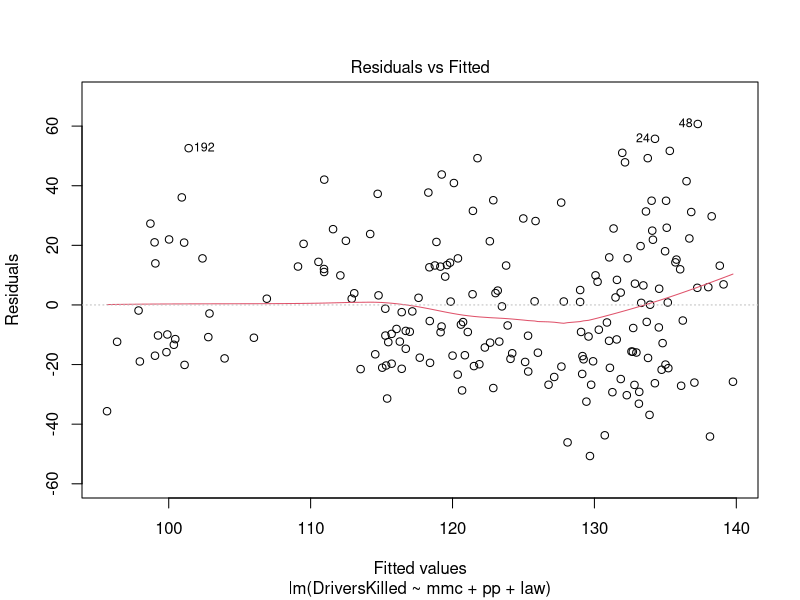
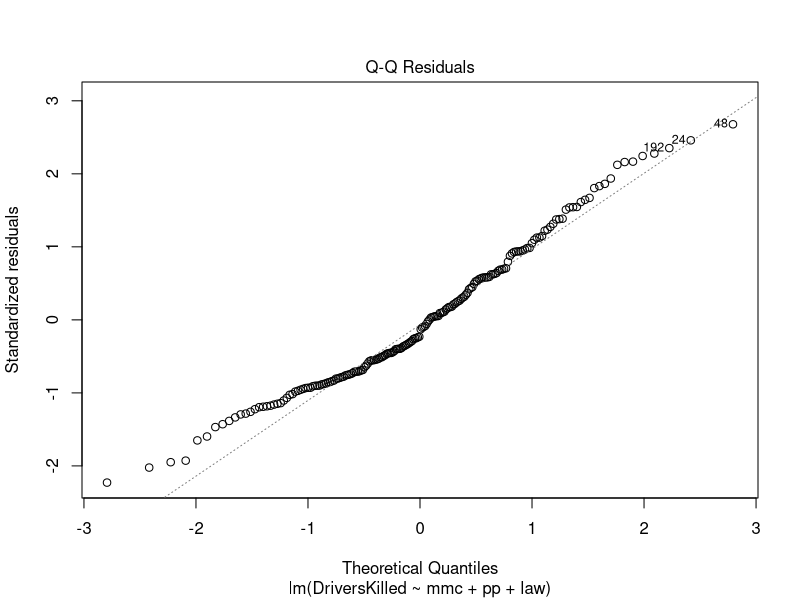
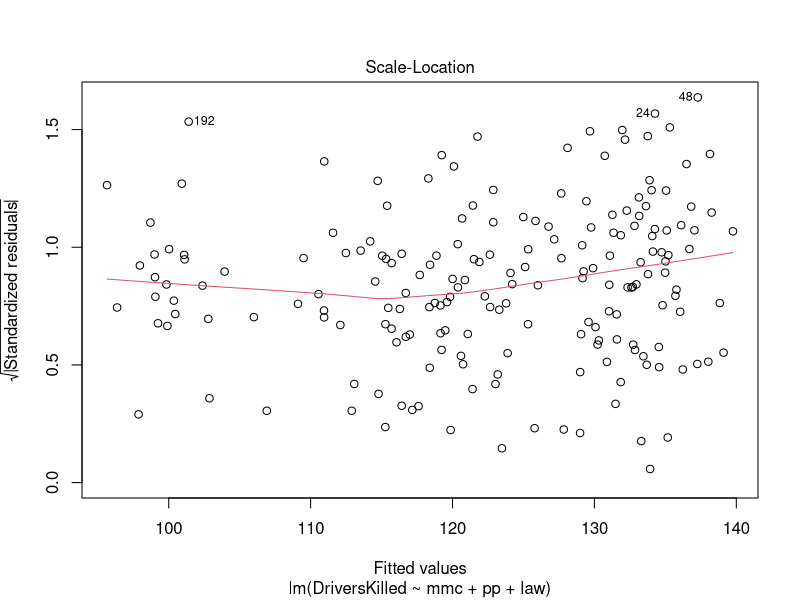
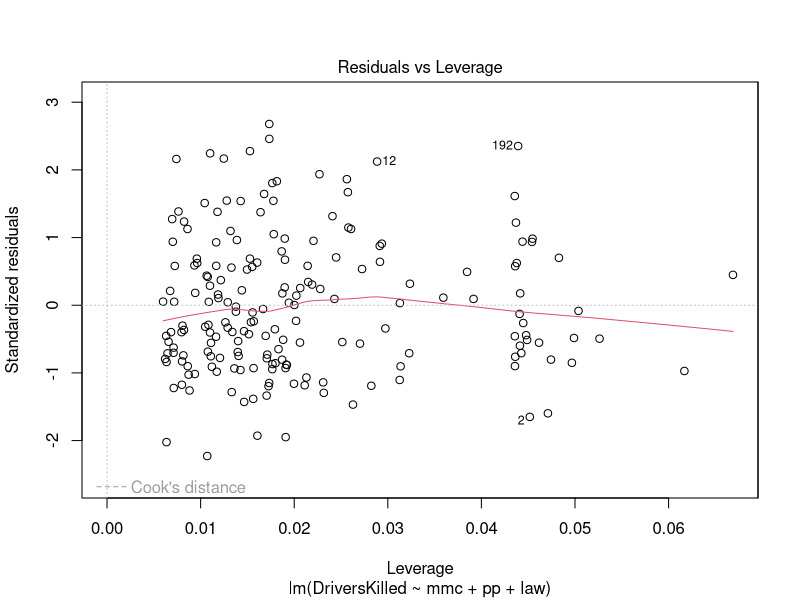
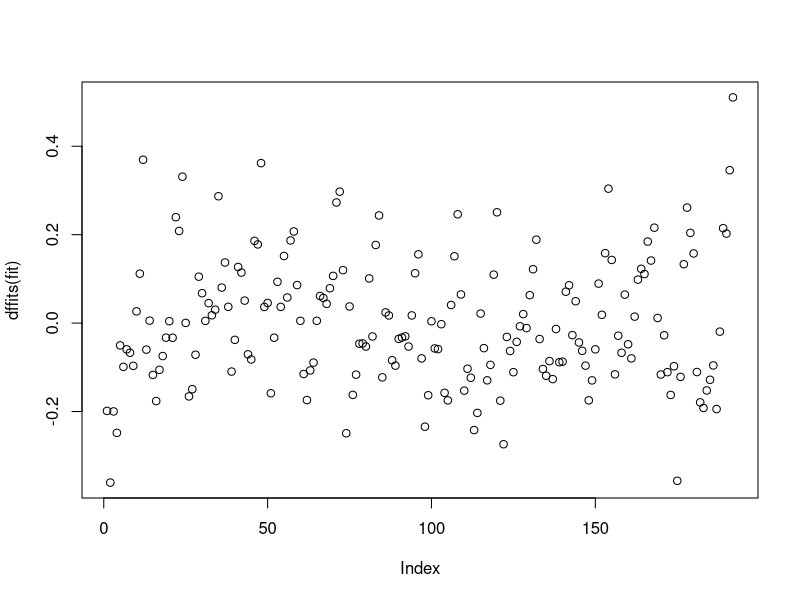
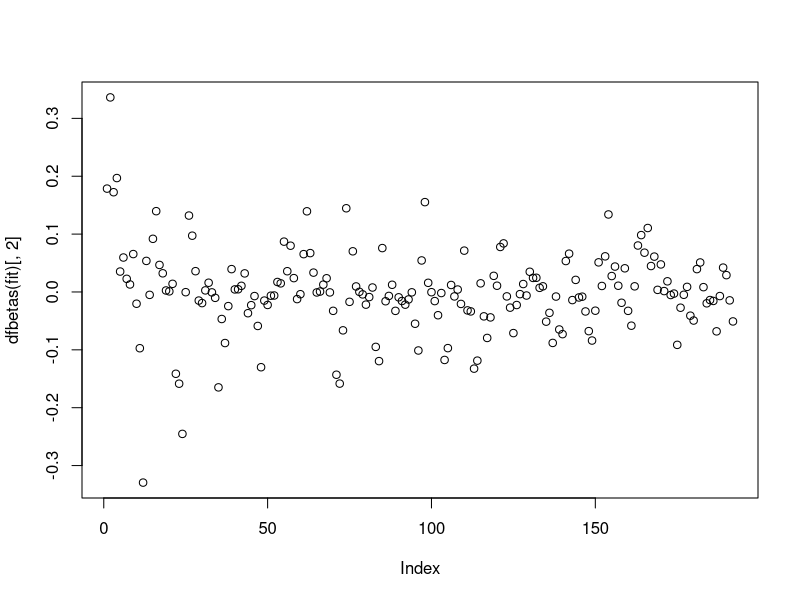
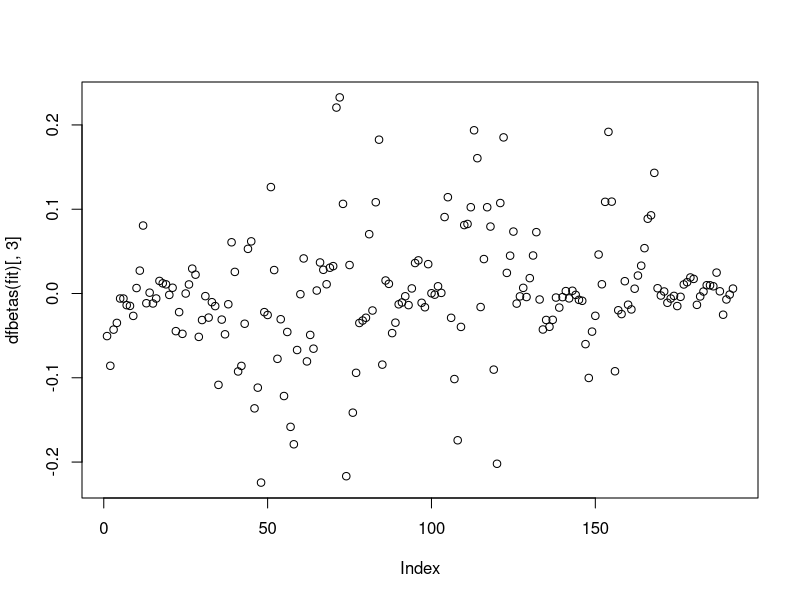
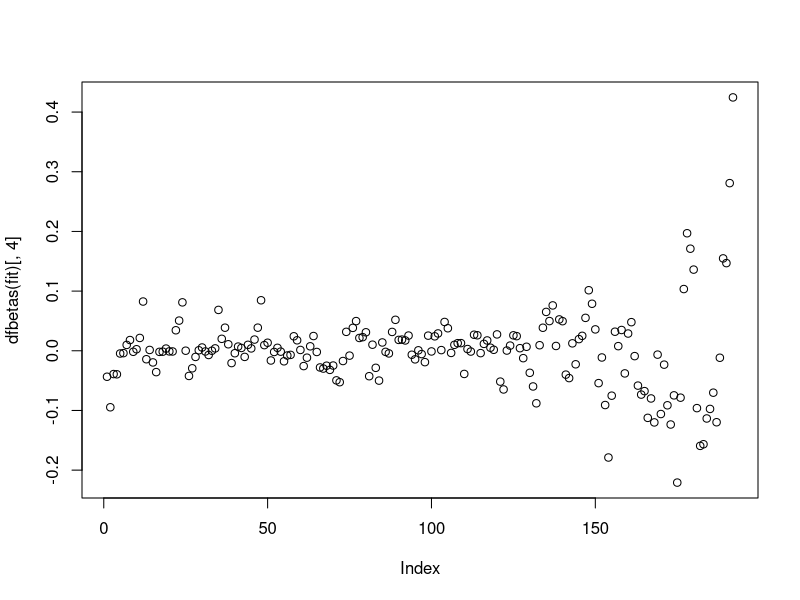

These charts were generated, in order, by the following R code:
## ---- chunk 1
require(knitr)
options(width=100)
opts_chunk$set(message=F, error=F, warning=F, comment=NA, fig.align='center', dpi=100, tidy=F, cache.path='.cache/', fig.path='fig/')

options(xtable.type='html')
knit_hooks$set(inline=function(x) {
    if(is.numeric(x)) {
        round(x, getOptions('digits'))
    } else {
        paste(as.character(x), collapse=', ')
    }
})
knit_hooks$set(plot=knitr:::hook_plot_html)
## ---- chunk 2
library(datasets)
library(dplyr)
data(Seatbelts)
sb <- as.data.frame(Seatbelts)
sb <- mutate(sb,
             pp=(PetrolPrice - mean(PetrolPrice)) / sd(PetrolPrice),
             mm=kms / 1000,
             mmc=mm - mean(mm))
fit <- lm(DriversKilled ~ mmc + pp + law, sb)
summary(fit)
## ---- chunk 3
summary(fit)$sigma^2
sum(resid(fit)^2)/fit$df
## ---- chunk 4
plot(fit)
plot(dffits(fit))
plot(dfbetas(fit)[,2])
plot(dfbetas(fit)[,3])
plot(dfbetas(fit)[,4])
plot(cooks.distance(fit))
plot(hatvalues(fit))
